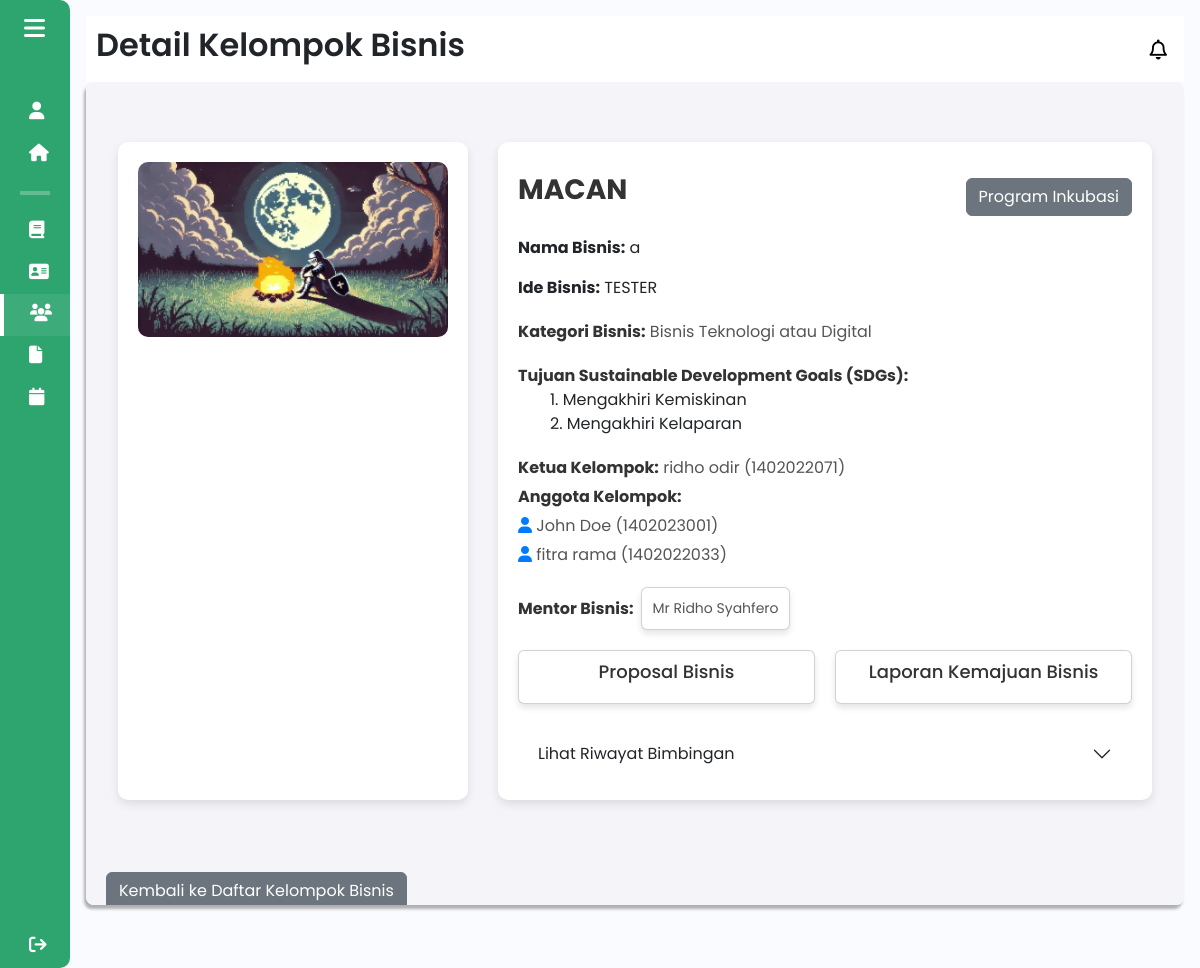
Before: /admin/detail_kelompok?id_kelompok=20 (signed in) with the older database file.
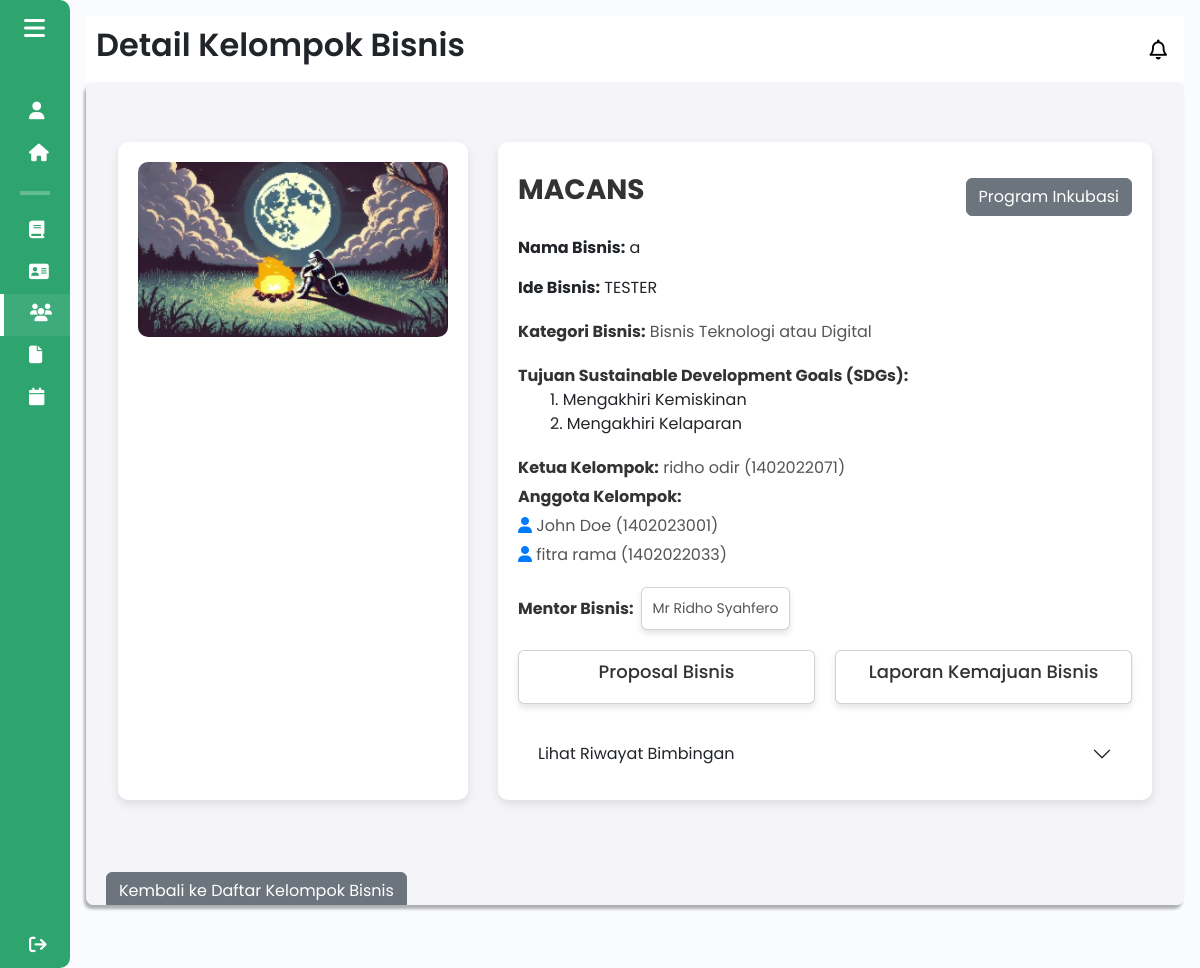
After: the same page with the newer database file.
### tables this page shows
CREATE TABLE `kelompok_bisnis_backup` (
  `id_kelompok` int(11) NOT NULL,
  `npm_ketua` varchar(20) DEFAULT NULL,
  `nama_kelompok` varchar(50) DEFAULT NULL,
  `nama_bisnis` varchar(50) DEFAULT NULL,
  `logo_bisnis` varchar(255) DEFAULT NULL,
  `tahun_akademik_id` int(11) DEFAULT NULL,
  `kategori_bisnis` varchar(255) DEFAULT NULL,
  `sdg` varchar(255) DEFAULT NULL,
  `ide_bisnis` varchar(255) DEFAULT NULL,
  `id_mentor` int(11) DEFAULT NULL,
  `status_inkubasi` enum('direkomendasikan','disetujui','ditolak','masuk','tidak masuk') DEFAULT NULL,
  `status_kelompok_bisnis` enum('aktif','tidak aktif') DEFAULT 'aktif'
);

### components/pages/admin/detail_kelompok.php (the view, shortened to what the changed rows need)
<?php
include $_SERVER['DOCUMENT_ROOT'] . '/Entree/config/db_connection.php';
$id_kelompok = isset($_GET['id_kelompok']) ? $_GET['id_kelompok'] : null;
if ($id_kelompok) {
    $sql = "SELECT * FROM kelompok_bisnis_backup WHERE id_kelompok = $id_kelompok";
    $result = $conn->query($sql);
    $kelompok = $result->fetch_assoc();
    $ketuaQuery = "SELECT nama FROM mahasiswa WHERE npm = '" . $kelompok['npm_ketua'] . "' LIMIT 1";
    $ketuaResult = $conn->query($ketuaQuery);
    $ketua = $ketuaResult->fetch_assoc();
    $anggotaSql = "SELECT m.nama, m.npm
                   FROM anggota_kelompok ak
                   JOIN mahasiswa m ON ak.npm_anggota = m.npm
                   WHERE ak.id_kelompok = $id_kelompok";
    $anggotaResult = $conn->query($anggotaSql);
} else {
    echo "Kelompok bisnis tidak ditemukan.";
    exit;
}
$mentorData = [];
if (!empty($kelompok['id_mentor'])) {
    $mentorQuery = "
    SELECT m.nama AS nama_mentor,
        m.fakultas,
        m.prodi,
        m.contact,
        m.email,
        m.keahlian,
        m.foto_profile,
        u.role
    FROM mentor m
    JOIN users u ON m.user_id = u.id
    WHERE m.id = '" . $kelompok['id_mentor'] . "'
    LIMIT 1";
    $mentorResult = mysqli_query($conn, $mentorQuery);
    $mentorData = mysqli_fetch_assoc($mentorResult);
}
$mentorAda = !empty($kelompok['id_mentor']);
$sql = "SELECT status_inkubasi FROM kelompok_bisnis WHERE id_kelompok = $id_kelompok";
$result = $conn->query($sql);
$status_inkubasi = null;
if ($result && $result->num_rows > 0) {
    $row = $result->fetch_assoc();
    $status_inkubasi = $row['status_inkubasi'];
}
$is_locked = is_null($status_inkubasi) || $status_inkubasi === 'ditolak';
$sdg_mapping = [
    "mengakhiri_kemiskinan" => "1. Mengakhiri Kemiskinan",
    "mengakhiri_kelaparan" => "2. Mengakhiri Kelaparan",
    "kesehatan_kesejahteraan" => "3. Kesehatan dan Kesejahteraan",
    "pendidikan_berkualitas" => "4. Pendidikan Berkualitas",
    "kesetaraan_gender" => "5. Kesetaraan Gender",
    "air_bersih_sanitasi" => "6. Air Bersih dan Sanitasi",
    "energi_bersih_terjangkau" => "7. Energi Bersih dan Terjangkau",
    "pekerjaan_pertumbuhan_ekonomi" => "8. Pekerjaan Layak dan Pertumbuhan Ekonomi",
    "industri_inovasi_infrastruktur" => "9. Industri, Inovasi, dan Infrastruktur",
    "mengurangi_ketimpangan" => "10. Mengurangi Ketimpangan",
    "kota_komunitas_berkelanjutan" => "11. Kota dan Komunitas Berkelanjutan",
    "konsumsi_produksi_bertanggung_jawab" => "12. Konsumsi dan Produksi yang Bertanggung Jawab",
    "penanganan_perubahan_iklim" => "13. Penanganan Perubahan Iklim",
    "ekosistem_lautan" => "14. Ekosistem Lautan",
    "ekosistem_daratan" => "15. Ekosistem Daratan",
    "perdamaian_keadilan_institusi_kuat" => "16. Perdamaian, Keadilan, dan Kelembagaan yang Kuat",
    "kemitraan_tujuan" => "17. Kemitraan untuk Mencapai Tujuan"
];
$sdg_selected = explode(",", $kelompok['sdg'] ?? '');
$sdg_labels = array_map(function($key) use ($sdg_mapping) {
    return $sdg_mapping[$key] ?? $key;
}, $sdg_selected);
?>
<!DOCTYPE html>
<html lang="en">
<head>
    <link href="https://cdn.lineicons.com/4.0/lineicons.css" rel="stylesheet" />
    <link href="https://cdn.jsdelivr.net/npm/bootstrap@5.3.0-alpha3/dist/css/bootstrap.min.css" rel="stylesheet"
>
    <link rel="stylesheet" href="/Entree/assets/css/detail_kelompok.css">
    <link rel="stylesheet" href="/Entree/assets/css/mahasiswa/jadwal_bimbingan_mahasiswa.css">
</head>
<body>
    <div class="wrapper">
        <?php
        include 'sidebar_admin.php';
        ?>
        <div class="main p-3">
            <div class="main_header">
                <?php
                    include 'header_admin.php';
                ?>
            </div>
            <div class="main_wrapper">
            <?php if ($kelompok) { ?>
                <div class="container">
                    <div class="left">
                        <?php if (!empty($kelompok['logo_bisnis'])) { ?>
                            <img alt="Logo Bisnis" src="/Entree/components/pages/mahasiswa/logos/<?php echo htmlspecialchars($kelompok['logo_bisnis']); ?>" />
                        <?php } else { ?>
                            <p><em>Logo bisnis belum diunggah</em></p>
                        <?php } ?>
                    </div>
                    <div class="right">
                        <div class="title-edit">
                            <h1 id="nama-kelompok-text"><?php echo htmlspecialchars($kelompok['nama_kelompok']); ?></h1>
                            <button type="button"
                                    class="btn btn-secondary mt-3"
                                    id="programInkubasiButton"
                                    <?php if ($is_locked): ?>
                                        data-bs-toggle="tooltip"
                                        data-bs-placement="top"
                                    <?php else: ?>
                                        data-bs-toggle="modal"
                                        data-bs-target="#recommendationModal"
                                    <?php endif; ?>>
                                Program Inkubasi
                            </button>
                        </div>
                        <div class="Nama_bisnis">
                            <p><strong>Nama Bisnis:</strong> <?php echo htmlspecialchars($kelompok['nama_bisnis'] ?? '--'); ?></p>
                        </div>
                        <div class="Ide_Bisnis">
                            <p><strong>Ide Bisnis:</strong> <?php echo htmlspecialchars($kelompok['ide_bisnis'] ?? '--'); ?></p>
                        </div>
                        <div class="category">
                            <p><strong>Kategori Bisnis:</strong> <?php echo htmlspecialchars($kelompok['kategori_bisnis'] ?? '--'); ?></p>
                        </div>
                        <div class="sdg">
                            <strong>Tujuan Sustainable Development Goals (SDGs):</strong>
                            <ul>
                                <?php foreach ($sdg_labels as $label): ?>
                                    <li><?php echo htmlspecialchars($label); ?></li>
                                <?php endforeach; ?>
                            </ul>
                        </div>
                        <div class="bottom">
                            <div class="members">
                                <p><strong>Ketua Kelompok:</strong>
                                    <?php echo htmlspecialchars($ketua['nama']) . ' (' . htmlspecialchars($kelompok['npm_ketua']) . ')'; ?>
                                </p>
                                <p><strong>Anggota Kelompok:</strong></p>
                                <?php while ($anggota = $anggotaResult->fetch_assoc()) { ?>
                                    <p><i class="fas fa-user"></i> <?php echo htmlspecialchars($anggota['nama']) . " (" . htmlspecialchars($anggota['npm']) . ")"; ?></p>
                                <?php } ?>
                            </div>
                             <div class="tutor">
                                    <div class="d-flex align-items-center mentor">
                                        <strong class="me-2">Mentor Bisnis:</strong>
                                        <?php if ($mentorAda) { ?>
                                            <a class="text-decoration-none" data-bs-toggle="collapse" href="#collapseExample" role="button" aria-expanded="false" aria-controls="collapseExample">
                                                <div class="card d-inline-block" title="Lihat Detail Mentor Bisnis">
                                                    <div class="card-body p-0">
                                                        <p class="card-text m-0 text-center">
                                                            <?php echo htmlspecialchars($mentorData['nama_mentor']); ?>
                                                        </p>
                                                    </div>
                                                </div>
                                            </a>
                                        <?php } else { ?>
                                            <span class="text-muted alert alert-warning text-center" role="alert">Belum ada mentor bisnis</span>
                                        <?php } ?>
                                    </div>
                                </div>
                        </div>
                        <div class="cards-container">
                             <div class="card" onclick="window.location.href='proposal_bisnis?id_kelompok=<?php echo $id_kelompok; ?>'"
                            data-bs-toggle="tooltip" data-bs-custom-class="custom-tooltip" data-bs-title="Lihat Proposal Bisnis Kelompok Disini"
                            >
                                <h5>Proposal Bisnis</h5>
                            </div>
                            <div class="card" onclick="window.location.href='laporan_bisnis?id_kelompok=<?php echo $id_kelompok; ?>'"
                            title="Laporan Kemajuan Bisnis Kelompok Disini"
                            data-bs-toggle="tooltip" data-bs-custom-class="custom-tooltip" data-bs-title="Lihat Laporan Kemajuan Bisnis Kelompok Disini"
                            >
                                <h5>Laporan Kemajuan Bisnis</h5>
                            </div>
                        </div>
                        <div class="accordion accordion-flush mt-4" id="accordionFlushExample">
                            <div class="accordion-item">
                                <h2 class="accordion-header">
                                <button class="accordion-button collapsed" type="button" data-bs-toggle="collapse" data-bs-target="#flush-collapseOne" aria-expanded="false" aria-controls="flush-collapseOne">
                                    Lihat Riwayat Bimbingan
                                </button>
                                </h2>
                            </div>
                        </div>
                    </div>
                </div>
            <?php } else { ?>
                <div class="alert alert-danger" role="alert">Data kelompok tidak ditemukan.</div>
            <?php } ?>
            </div>
        </div>
    </div>
</body>
</html>

Changed rows visible on the page:
changed kelompok_bisnis_backup "TESTER": nama_kelompok "MACAN" → "MACANS"
